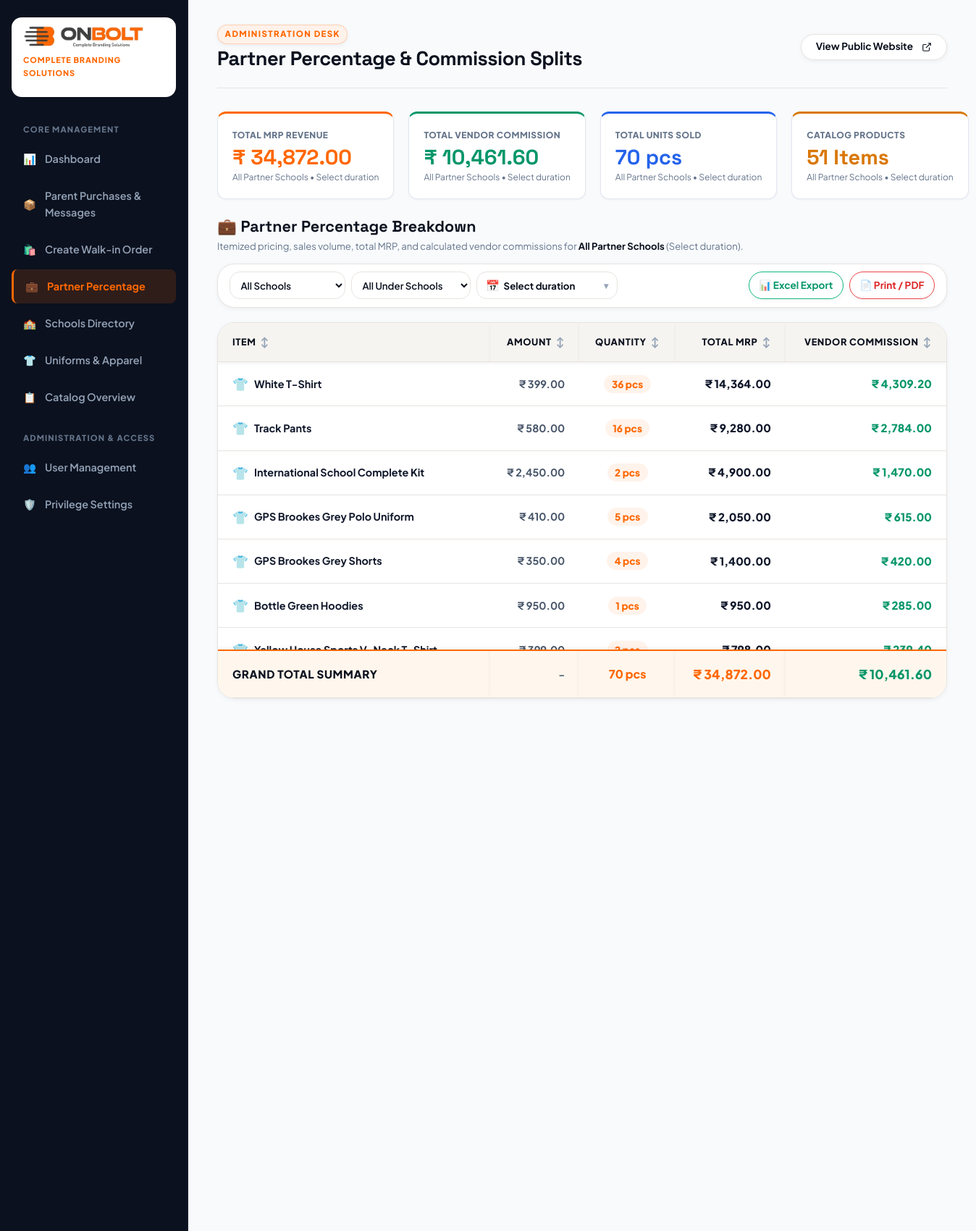
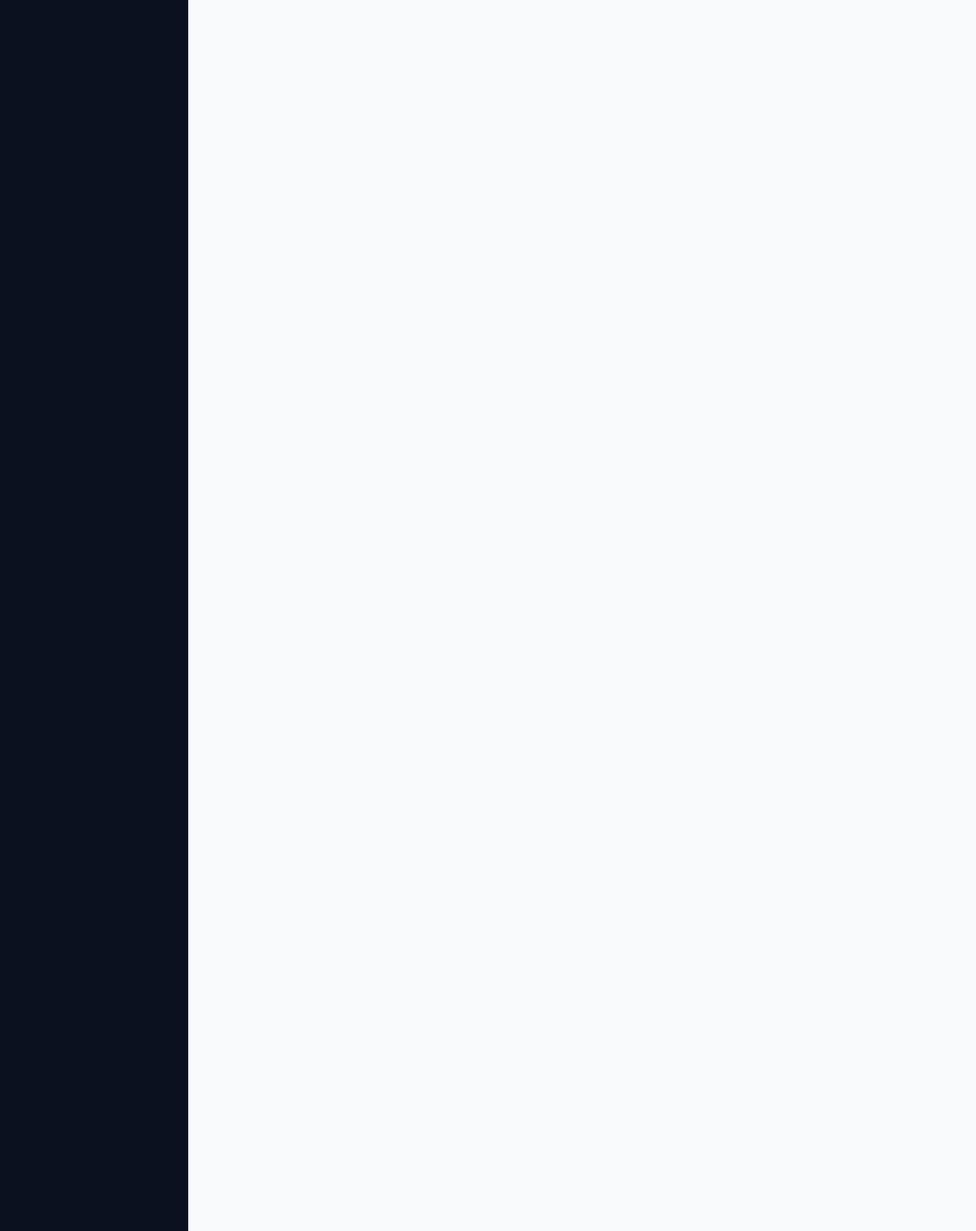
The page /admin/partner_percentage.php (signed in, upper part) on the database its author committed (2 pictures, top to bottom).
### tables this page shows
CREATE TABLE `products` (
  `id` int(10) unsigned NOT NULL AUTO_INCREMENT,
  `category_id` int(10) unsigned DEFAULT NULL,
  `name` varchar(180) NOT NULL,
  `slug` varchar(180) NOT NULL,
  `sku` varchar(80) NOT NULL,
  `description` text DEFAULT NULL,
  `short_description` varchar(255) DEFAULT NULL,
  `price` decimal(10,2) NOT NULL DEFAULT 0.00,
  `actual_price` decimal(10,2) DEFAULT NULL,
  `vendor_commission` decimal(10,2) DEFAULT NULL,
  `vendor_price` decimal(10,2) DEFAULT NULL,
  `partner_percentage` decimal(5,2) NOT NULL DEFAULT 30.00,
  `discount_price` decimal(10,2) DEFAULT NULL,
  `is_global` tinyint(1) NOT NULL DEFAULT 1,
  `is_kit` tinyint(1) NOT NULL DEFAULT 0,
  `featured_image` varchar(255) DEFAULT NULL,
  `size_chart_image` varchar(255) DEFAULT NULL,
  `available_sizes` varchar(255) DEFAULT NULL,
  `gender` enum('all','boy','girl') NOT NULL DEFAULT 'all',
  `uniform_group` enum('academic','sports','accessories') NOT NULL DEFAULT 'academic',
  `sort_order` int(11) NOT NULL DEFAULT 0,
  `status` tinyint(1) NOT NULL DEFAULT 1,
  `created_at` timestamp NOT NULL DEFAULT current_timestamp(),
  `updated_at` timestamp NOT NULL DEFAULT current_timestamp() ON UPDATE current_timestamp(),
  PRIMARY KEY (`id`),
  UNIQUE KEY `uq_products_slug` (`slug`),
  UNIQUE KEY `uq_products_sku` (`sku`),
  KEY `idx_products_cat` (`category_id`),
  KEY `idx_products_status` (`status`)
);

### admin/partner_percentage.php (the view, shortened to what the rows shown need)
<?php
require_once __DIR__ . '/../config/app.php';
require_once __DIR__ . '/../includes/functions.php';
$pdo = getDbConnection();
$durationFilter = trim($_GET['duration'] ?? 'all');
$dateOrderCond = '';
switch ($durationFilter) {
    default:
        $dateOrderCond = '';
        break;
}
$activeMainSchoolLabel = '';
$activeSubSchoolLabel = '';
if (!empty($activeSubSchoolLabel)) {
    $activeSchoolDisplay = (!empty($activeMainSchoolLabel) ? $activeMainSchoolLabel . ' - ' : '') . $activeSubSchoolLabel;
} elseif (!empty($activeMainSchoolLabel)) {
    $activeSchoolDisplay = $activeMainSchoolLabel;
} else {
    $activeSchoolDisplay = 'All Partner Schools';
}
$schoolIdsInScope = [];
$inClause = !empty($schoolIdsInScope) ? implode(',', array_map('intval', $schoolIdsInScope)) : '';
if (!empty($inClause)) {
    $sql = "SELECT
                p.id AS product_id,
                p.name AS item_name,
                COALESCE(p.price, 0) AS amount,
                COALESCE(p.actual_price, p.vendor_price, ROUND(p.price * 0.70, 2)) AS actual_price,
                COALESCE(p.vendor_commission, ROUND(p.price - COALESCE(p.actual_price, p.vendor_price, p.price * 0.70), 2)) AS unit_commission,
                COALESCE(sales.total_qty, 0) AS total_quantity,
                COALESCE(sales.total_qty * p.price, 0) AS total_mrp,
                COALESCE(sales.total_qty * COALESCE(p.vendor_commission, ROUND(p.price - COALESCE(p.actual_price, p.vendor_price, p.price * 0.70), 2)), 0) AS total_vendor_commission
            FROM products p
            LEFT JOIN (
                SELECT
                    oi.product_id,
                    SUM(oi.quantity) AS total_qty
                FROM order_items oi
                JOIN orders o ON oi.order_id = o.id
                WHERE o.order_status NOT IN ('Cancelled', 'Cancel')
                  AND o.school_id IN ({$inClause})
                  {$dateOrderCond}
                GROUP BY oi.product_id
            ) sales ON sales.product_id = p.id
            WHERE p.status = 1
              AND (
                  p.id IN (SELECT product_id FROM school_products WHERE school_id IN ({$inClause}))
                  OR sales.total_qty > 0
              )
            ORDER BY total_mrp DESC, total_quantity DESC, p.name ASC";
} else {
    $sql = "SELECT
                p.id AS product_id,
                p.name AS item_name,
                COALESCE(p.price, 0) AS amount,
                COALESCE(p.actual_price, p.vendor_price, ROUND(p.price * 0.70, 2)) AS actual_price,
                COALESCE(p.vendor_commission, ROUND(p.price - COALESCE(p.actual_price, p.vendor_price, p.price * 0.70), 2)) AS unit_commission,
                COALESCE(sales.total_qty, 0) AS total_quantity,
                COALESCE(sales.total_qty * p.price, 0) AS total_mrp,
                COALESCE(sales.total_qty * COALESCE(p.vendor_commission, ROUND(p.price - COALESCE(p.actual_price, p.vendor_price, p.price * 0.70), 2)), 0) AS total_vendor_commission
            FROM products p
            LEFT JOIN (
                SELECT
                    oi.product_id,
                    SUM(oi.quantity) AS total_qty
                FROM order_items oi
                JOIN orders o ON oi.order_id = o.id
                WHERE o.order_status NOT IN ('Cancelled', 'Cancel')
                  {$dateOrderCond}
                GROUP BY oi.product_id
            ) sales ON sales.product_id = p.id
            WHERE p.status = 1
            ORDER BY total_mrp DESC, total_quantity DESC, p.name ASC";
}
$itemsList = $pdo->query($sql)->fetchAll();
$unlinkedSql = "SELECT
                    NULL AS product_id,
                    oi.product_name AS item_name,
                    oi.unit_price AS amount,
                    ROUND(oi.unit_price * 0.70, 2) AS actual_price,
                    ROUND(oi.unit_price * 0.30, 2) AS unit_commission,
                    SUM(oi.quantity) AS total_quantity,
                    SUM(oi.total_price) AS total_mrp,
                    SUM(oi.quantity * ROUND(oi.unit_price * 0.30, 2)) AS total_vendor_commission
                FROM order_items oi
                JOIN orders o ON oi.order_id = o.id AND o.order_status NOT IN ('Cancelled', 'Cancel')
                WHERE (oi.product_id IS NULL OR oi.product_id NOT IN (SELECT id FROM products))";
$unlinkedSql .= " {$dateOrderCond} GROUP BY oi.product_name, oi.unit_price";
$unlinkedItems = $pdo->query($unlinkedSql)->fetchAll();
$reportRows = array_merge($itemsList, $unlinkedItems);
$grandTotalMRP = 0.0;
foreach ($reportRows as $r) {
    $grandTotalMRP += (float)$r['total_mrp'];
}
    ?>
    <?php
require_once __DIR__ . '/header.php';
?>
<div style="max-width: 1200px; margin: 0 auto;">
            <div class="stat-num" style="color:var(--brand-primary); font-size:1.8rem; font-weight:900; margin:0.4rem 0 0.2rem 0;"><?= formatCurrency($grandTotalMRP) ?></div>
    <div class="table-scroll-frame" style="max-height: 520px; overflow-y: auto; overflow-x: auto; position: relative; background:#fff; border-radius:var(--radius-lg); border:1px solid var(--brand-border); box-shadow:var(--shadow-sm);">
        <table id="partner-percentage-table" class="admin-table" style="margin:0; border:none; border-radius:0; border-collapse:separate; border-spacing:0;">
            <thead>
                <tr style="border-bottom:2px solid var(--brand-border);">
                    <th onclick="sortReportTable('name', this)" style="position:sticky; top:0; z-index:20; background:var(--brand-surface-alt); padding:1rem 1.25rem; font-size:0.8rem; font-weight:800; color:var(--brand-dark); box-shadow:0 1px 2px rgba(0,0,0,0.06); cursor:pointer; user-select:none;" title="Click to sort by Item Name">
                        <div style="display:inline-flex; align-items:center; gap:6px;">
                            <span>Item</span>
                            <span class="sort-icon" style="font-size:0.85rem; color:#94A3B8;">↕</span>
                        </div>
                    </th>
                    <th onclick="sortReportTable('amount', this)" style="position:sticky; top:0; z-index:20; background:var(--brand-surface-alt); padding:1rem 1.25rem; font-size:0.8rem; font-weight:800; color:var(--brand-dark); text-align:right; box-shadow:0 1px 2px rgba(0,0,0,0.06); cursor:pointer; user-select:none;" title="Click to sort by Unit Price">
                        <div style="display:inline-flex; align-items:center; justify-content:flex-end; gap:6px; width:100%;">
                            <span>Amount</span>
                            <span class="sort-icon" style="font-size:0.85rem; color:#94A3B8;">↕</span>
                        </div>
                    </th>
                    <th onclick="sortReportTable('qty', this)" style="position:sticky; top:0; z-index:20; background:var(--brand-surface-alt); padding:1rem 1.25rem; font-size:0.8rem; font-weight:800; color:var(--brand-dark); text-align:center; box-shadow:0 1px 2px rgba(0,0,0,0.06); cursor:pointer; user-select:none;" title="Click to sort by Quantity Sold">
                        <div style="display:inline-flex; align-items:center; justify-content:center; gap:6px; width:100%;">
                            <span>Quantity</span>
                            <span class="sort-icon" style="font-size:0.85rem; color:#94A3B8;">↕</span>
                        </div>
                    </th>
                    <th onclick="sortReportTable('mrp', this)" style="position:sticky; top:0; z-index:20; background:var(--brand-surface-alt); padding:1rem 1.25rem; font-size:0.8rem; font-weight:800; color:var(--brand-dark); text-align:right; box-shadow:0 1px 2px rgba(0,0,0,0.06); cursor:pointer; user-select:none;" title="Click to sort by Total MRP">
                        <div style="display:inline-flex; align-items:center; justify-content:flex-end; gap:6px; width:100%;">
                            <span>Total MRP</span>
                            <span class="sort-icon" style="font-size:0.85rem; color:#94A3B8;">↕</span>
                        </div>
                    </th>
                    <th onclick="sortReportTable('commission', this)" style="position:sticky; top:0; z-index:20; background:var(--brand-surface-alt); padding:1rem 1.25rem; font-size:0.8rem; font-weight:800; color:var(--brand-dark); text-align:right; box-shadow:0 1px 2px rgba(0,0,0,0.06); cursor:pointer; user-select:none;" title="Click to sort by Vendor Commission">
                        <div style="display:inline-flex; align-items:center; justify-content:flex-end; gap:6px; width:100%;">
                            <span>Vendor Commission</span>
                            <span class="sort-icon" style="font-size:0.85rem; color:#94A3B8;">↕</span>
                        </div>
                    </th>
                </tr>
            </thead>
            <tbody id="pp-table-body">
                <?php if (empty($reportRows)): ?>
                    <tr>
                        <td colspan="5" style="text-align:center; padding:3rem 1.5rem; color:var(--brand-muted);">
                            <div style="font-size:2rem; margin-bottom:0.5rem;">📦</div>
                            <div style="font-weight:700; font-size:0.95rem; color:#475569;">No uniform apparel records found for <?= htmlspecialchars($activeSchoolDisplay) ?>.</div>
                            <div style="font-size:0.82rem; color:#94A3B8; margin-top:0.25rem;">Try choosing another partner school or reset to All Schools.</div>
                        </td>
                    </tr>
                <?php else: ?>
                    <?php foreach ($reportRows as $row): ?>
                        <tr class="pp-data-row"
                            data-name="<?= htmlspecialchars(strtolower($row['item_name'])) ?>"
                            data-amount="<?= (float)$row['amount'] ?>"
                            data-qty="<?= (int)$row['total_quantity'] ?>"
                            data-mrp="<?= (float)$row['total_mrp'] ?>"
                            data-commission="<?= (float)$row['total_vendor_commission'] ?>">
                            <td style="padding:1rem 1.25rem; font-weight:700; color:#0F172A; border-bottom:1px solid var(--brand-border);">
                                <div style="display:flex; align-items:center; gap:0.5rem;">
                                    <span style="font-size:1.1rem;">👕</span>
                                    <span><?= sanitize($row['item_name']) ?></span>
                                </div>
                            </td>
                            <td style="padding:1rem 1.25rem; text-align:right; font-weight:700; color:#475569; border-bottom:1px solid var(--brand-border);">
                                <?= formatCurrency((float)$row['amount']) ?>
                            </td>
                            <td style="padding:1rem 1.25rem; text-align:center; font-weight:800; color:#0F172A; border-bottom:1px solid var(--brand-border);">
                                <span style="background:rgba(255,103,2,0.08); color:var(--brand-primary); padding:0.25rem 0.65rem; border-radius:9999px; font-size:0.85rem;">
                                    <?= (int)$row['total_quantity'] ?> pcs
                                </span>
                            </td>
                            <td style="padding:1rem 1.25rem; text-align:right; font-weight:800; color:#0F172A; font-size:0.95rem; border-bottom:1px solid var(--brand-border);">
                                <?= formatCurrency((float)$row['total_mrp']) ?>
                            </td>
                            <td style="padding:1rem 1.25rem; text-align:right; font-weight:800; color:#059669; font-size:0.95rem; border-bottom:1px solid var(--brand-border);">
                                <?= formatCurrency((float)$row['total_vendor_commission']) ?>
                            </td>
                        </tr>
                    <?php endforeach; ?>
                <?php endif; ?>
            </tbody>
        </table>
    </div>
</div>
<?php require_once __DIR__ . '/footer.php'; ?>

### rows shown on the page
products: name "White T-Shirt", amount "₹ 399.00", total_quantity "36", total_mrp "₹ 14,364.00", total_vendor_commission "₹ 4,309.20"
products: name "Track Pants", amount "₹ 580.00", total_quantity "16", total_mrp "₹ 9,280.00", total_vendor_commission "₹ 2,784.00"
products: name "International School Complete Kit", amount "₹ 2,450.00", total_quantity "2", total_mrp "₹ 4,900.00", total_vendor_commission "₹ 1,470.00"
products: name "GPS Brookes Grey Polo Uniform", amount "₹ 410.00", total_quantity "5", total_mrp "₹ 2,050.00", total_vendor_commission "₹ 615.00"
products: name "GPS Brookes Grey Shorts", amount "₹ 350.00", total_quantity "4", total_mrp "₹ 1,400.00", total_vendor_commission "₹ 420.00"
products: name "Bottle Green Hoodies", amount "₹ 950.00", total_quantity "1", total_mrp "₹ 950.00", total_vendor_commission "₹ 285.00"

### other values the page prints
$adminTitle "Partner Percentage & Commission Splits"
formatCurrency($grandTotalMRP) "₹ 34,872.00"
$activeSchoolDisplay . ' • ' . $activeDurationLabel "All Partner Schools • Select duration"
formatCurrency($grandTotalCommission) "₹ 10,461.60"
$grandTotalQuantity "70"
count($reportRows) "51"
$activeSchoolDisplay "All Partner Schools"
$activeDurationLabel "Select duration"
